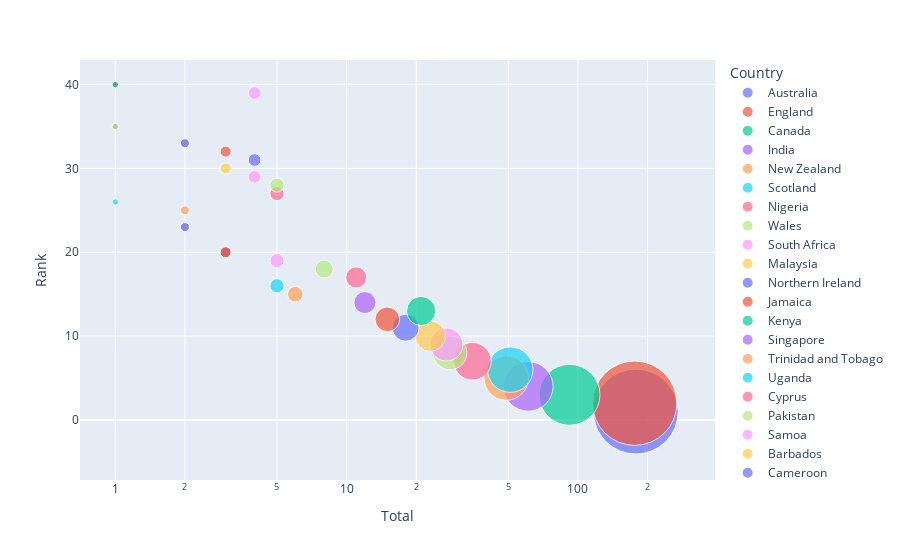

This figure's notebook cell:
### Code cell
fig = px.scatter(data_medal_tally_participation, x="Total", y="Rank", size="Total", color="Country",hover_name="Country", log_x=True, size_max=60)
fig.show()

### Figure 1 — Plotly figure (JSON) as saved in the notebook; plotly's stock layout.template omitted (floating-point values rounded to 4 significant figures)
{"data": [{"hovertemplate": "<b>%{hovertext}</b><br><br>Country=Australia<br>Total=%{marker.size}<br>Rank=%{y}<extra></extra>", "hovertext": ["Australia"], "legendgroup": "Australia", "marker": {"color": "#636efa", "size": [178], "sizemode": "area", "sizeref": 0.04944, "symbol": "circle"}, "mode": "markers", "name": "Australia", "orientation": "v", "showlegend": true, "type": "scatter", "x": [178], "xaxis": "x", "y": [1], "yaxis": "y"}, {"hovertemplate": "<b>%{hovertext}</b><br><br>Country=England<br>Total=%{marker.size}<br>Rank=%{y}<extra></extra>", "hovertext": ["England"], "legendgroup": "England", "marker": {"color": "#EF553B", "size": [176], "sizemode": "area", "sizeref": 0.04944, "symbol": "circle"}, "mode": "markers", "name": "England", "orientation": "v", "showlegend": true, "type": "scatter", "x": [176], "xaxis": "x", "y": [2], "yaxis": "y"}, {"hovertemplate": "<b>%{hovertext}</b><br><br>Country=Canada<br>Total=%{marker.size}<br>Rank=%{y}<extra></extra>", "hovertext": ["Canada"], "legendgroup": "Canada", "marker": {"color": "#00cc96", "size": [92], "sizemode": "area", "sizeref": 0.04944, "symbol": "circle"}, "mode": "markers", "name": "Canada", "orientation": "v", "showlegend": true, "type": "scatter", "x": [92], "xaxis": "x", "y": [3], "yaxis": "y"}, {"hovertemplate": "<b>%{hovertext}</b><br><br>Country=India<br>Total=%{marker.size}<br>Rank=%{y}<extra></extra>", "hovertext": ["India"], "legendgroup": "India", "marker": {"color": "#ab63fa", "size": [61], "sizemode": "area", "sizeref": 0.04944, "symbol": "circle"}, "mode": "markers", "name": "India", "orientation": "v", "showlegend": true, "type": "scatter", "x": [61], "xaxis": "x", "y": [4], "yaxis": "y"}, {"hovertemplate": "<b>%{hovertext}</b><br><br>Country=New Zealand<br>Total=%{marker.size}<br>Rank=%{y}<extra></extra>", "hovertext": ["New Zealand"], "legendgroup": "New Zealand", "marker": {"color": "#FFA15A", "size": [49], "sizemode": "area", "sizeref": 0.04944, "symbol": "circle"}, "mode": "markers", "name": "New Zealand", "orientation": "v", "showlegend": true, "type": "scatter", "x": [49], "xaxis": "x", "y": [5], "yaxis": "y"}, {"hovertemplate": "<b>%{hovertext}</b><br><br>Country=Scotland<br>Total=%{marker.size}<br>Rank=%{y}<extra></extra>", "hovertext": ["Scotland"], "legendgroup": "Scotland", "marker": {"color": "#19d3f3", "size": [51], "sizemode": "area", "sizeref": 0.04944, "symbol": "circle"}, "mode": "markers", "name": "Scotland", "orientation": "v", "showlegend": true, "type": "scatter", "x": [51], "xaxis": "x", "y": [6], "yaxis": "y"}, {"hovertemplate": "<b>%{hovertext}</b><br><br>Country=Nigeria<br>Total=%{marker.size}<br>Rank=%{y}<extra></extra>", "hovertext": ["Nigeria"], "legendgroup": "Nigeria", "marker": {"color": "#FF6692", "size": [35], "sizemode": "area", "sizeref": 0.04944, "symbol": "circle"}, "mode": "markers", "name": "Nigeria", "orientation": "v", "showlegend": true, "type": "scatter", "x": [35], "xaxis": "x", "y": [7], "yaxis": "y"}, {"hovertemplate": "<b>%{hovertext}</b><br><br>Country=Wales<br>Total=%{marker.size}<br>Rank=%{y}<extra></extra>", "hovertext": ["Wales"], "legendgroup": "Wales", "marker": {"color": "#B6E880", "size": [28], "sizemode": "area", "sizeref": 0.04944, "symbol": "circle"}, "mode": "markers", "name": "Wales", "orientation": "v", "showlegend": true, "type": "scatter", "x": [28], "xaxis": "x", "y": [8], "yaxis": "y"}, {"hovertemplate": "<b>%{hovertext}</b><br><br>Country=South Africa<br>Total=%{marker.size}<br>Rank=%{y}<extra></extra>", "hovertext": ["South Africa"], "legendgroup": "South Africa", "marker": {"color": "#FF97FF", "size": [27], "sizemode": "area", "sizeref": 0.04944, "symbol": "circle"}, "mode": "markers", "name": "South Africa", "orientation": "v", "showlegend": true, "type": "scatter", "x": [27], "xaxis": "x", "y": [9], "yaxis": "y"}, {"hovertemplate": "<b>%{hovertext}</b><br><br>Country=Malaysia<br>Total=%{marker.size}<br>Rank=%{y}<extra></extra>", "hovertext": ["Malaysia"], "legendgroup": "Malaysia", "marker": {"color": "#FECB52", "size": [23], "sizemode": "area", "sizeref": 0.04944, "symbol": "circle"}, "mode": "markers", "name": "Malaysia", "orientation": "v", "showlegend": true, "type": "scatter", "x": [23], "xaxis": "x", "y": [10], "yaxis": "y"}, {"hovertemplate": "<b>%{hovertext}</b><br><br>Country=Northern Ireland<br>Total=%{marker.size}<br>Rank=%{y}<extra></extra>", "hovertext": ["Northern Ireland"], "legendgroup": "Northern Ireland", "marker": {"color": "#636efa", "size": [18], "sizemode": "area", "sizeref": 0.04944, "symbol": "circle"}, "mode": "markers", "name": "Northern Ireland", "orientation": "v", "showlegend": true, "type": "scatter", "x": [18], "xaxis": "x", "y": [11], "yaxis": "y"}, {"hovertemplate": "<b>%{hovertext}</b><br><br>Country=Jamaica<br>Total=%{marker.size}<br>Rank=%{y}<extra></extra>", "hovertext": ["Jamaica"], "legendgroup": "Jamaica", "marker": {"color": "#EF553B", "size": [15], "sizemode": "area", "sizeref": 0.04944, "symbol": "circle"}, "mode": "markers", "name": "Jamaica", "orientation": "v", "showlegend": true, "type": "scatter", "x": [15], "xaxis": "x", "y": [12], "yaxis": "y"}, {"hovertemplate": "<b>%{hovertext}</b><br><br>Country=Kenya<br>Total=%{marker.size}<br>Rank=%{y}<extra></extra>", "hovertext": ["Kenya"], "legendgroup": "Kenya", "marker": {"color": "#00cc96", "size": [21], "sizemode": "area", "sizeref": 0.04944, "symbol": "circle"}, "mode": "markers", "name": "Kenya", "orientation": "v", "showlegend": true, "type": "scatter", "x": [21], "xaxis": "x", "y": [13], "yaxis": "y"}, {"hovertemplate": "<b>%{hovertext}</b><br><br>Country=Singapore<br>Total=%{marker.size}<br>Rank=%{y}<extra></extra>", "hovertext": ["Singapore"], "legendgroup": "Singapore", "marker": {"color": "#ab63fa", "size": [12], "sizemode": "area", "sizeref": 0.04944, "symbol": "circle"}, "mode": "markers", "name": "Singapore", "orientation": "v", "showlegend": true, "type": "scatter", "x": [12], "xaxis": "x", "y": [14], "yaxis": "y"}, {"hovertemplate": "<b>%{hovertext}</b><br><br>Country=Trinidad and Tobago<br>Total=%{marker.size}<br>Rank=%{y}<extra></extra>", "hovertext": ["Trinidad and Tobago"], "legendgroup": "Trinidad and Tobago", "marker": {"color": "#FFA15A", "size": [6], "sizemode": "area", "sizeref": 0.04944, "symbol": "circle"}, "mode": "markers", "name": "Trinidad and Tobago", "orientation": "v", "showlegend": true, "type": "scatter", "x": [6], "xaxis": "x", "y": [15], "yaxis": "y"}, {"hovertemplate": "<b>%{hovertext}</b><br><br>Country=Uganda<br>Total=%{marker.size}<br>Rank=%{y}<extra></extra>", "hovertext": ["Uganda"], "legendgroup": "Uganda", "marker": {"color": "#19d3f3", "size": [5], "sizemode": "area", "sizeref": 0.04944, "symbol": "circle"}, "mode": "markers", "name": "Uganda", "orientation": "v", "showlegend": true, "type": "scatter", "x": [5], "xaxis": "x", "y": [16], "yaxis": "y"}, {"hovertemplate": "<b>%{hovertext}</b><br><br>Country=Cyprus<br>Total=%{marker.size}<br>Rank=%{y}<extra></extra>", "hovertext": ["Cyprus"], "legendgroup": "Cyprus", "marker": {"color": "#FF6692", "size": [11], "sizemode": "area", "sizeref": 0.04944, "symbol": "circle"}, "mode": "markers", "name": "Cyprus", "orientation": "v", "showlegend": true, "type": "scatter", "x": [11], "xaxis": "x", "y": [17], "yaxis": "y"}, {"hovertemplate": "<b>%{hovertext}</b><br><br>Country=Pakistan<br>Total=%{marker.size}<br>Rank=%{y}<extra></extra>", "hovertext": ["Pakistan"], "legendgroup": "Pakistan", "marker": {"color": "#B6E880", "size": [8], "sizemode": "area", "sizeref": 0.04944, "symbol": "circle"}, "mode": "markers", "name": "Pakistan", "orientation": "v", "showlegend": true, "type": "scatter", "x": [8], "xaxis": "x", "y": [18], "yaxis": "y"}, {"hovertemplate": "<b>%{hovertext}</b><br><br>Country=Samoa<br>Total=%{marker.size}<br>Rank=%{y}<extra></extra>", "hovertext": ["Samoa"], "legendgroup": "Samoa", "marker": {"color": "#FF97FF", "size": [5], "sizemode": "area", "sizeref": 0.04944, "symbol": "circle"}, "mode": "markers", "name": "Samoa", "orientation": "v", "showlegend": true, "type": "scatter", "x": [5], "xaxis": "x", "y": [19], "yaxis": "y"}, {"hovertemplate": "<b>%{hovertext}</b><br><br>Country=Barbados<br>Total=%{marker.size}<br>Rank=%{y}<extra></extra>", "hovertext": ["Barbados"], "legendgroup": "Barbados", "marker": {"color": "#FECB52", "size": [3], "sizemode": "area", "sizeref": 0.04944, "symbol": "circle"}, "mode": "markers", "name": "Barbados", "orientation": "v", "showlegend": true, "type": "scatter", "x": [3], "xaxis": "x", "y": [20], "yaxis": "y"}, {"hovertemplate": "<b>%{hovertext}</b><br><br>Country=Cameroon<br>Total=%{marker.size}<br>Rank=%{y}<extra></extra>", "hovertext": ["Cameroon"], "legendgroup": "Cameroon", "marker": {"color": "#636efa", "size": [3], "sizemode": "area", "sizeref": 0.04944, "symbol": "circle"}, "mode": "markers", "name": "Cameroon", "orientation": "v", "showlegend": true, "type": "scatter", "x": [3], "xaxis": "x", "y": [20], "yaxis": "y"}, {"hovertemplate": "<b>%{hovertext}</b><br><br>Country=Zambia<br>Total=%{marker.size}<br>Rank=%{y}<extra></extra>", "hovertext": ["Zambia"], "legendgroup": "Zambia", "marker": {"color": "#EF553B", "size": [3], "sizemode": "area", "sizeref": 0.04944, "symbol": "circle"}, "mode": "markers", "name": "Zambia", "orientation": "v", "showlegend": true, "type": "scatter", "x": [3], "xaxis": "x", "y": [20], "yaxis": "y"}, {"hovertemplate": "<b>%{hovertext}</b><br><br>Country=Bahamas<br>Total=%{marker.size}<br>Rank=%{y}<extra></extra>", "hovertext": ["Bahamas"], "legendgroup": "Bahamas", "marker": {"color": "#00cc96", "size": [2], "sizemode": "area", "sizeref": 0.04944, "symbol": "circle"}, "mode": "markers", "name": "Bahamas", "orientation": "v", "showlegend": true, "type": "scatter", "x": [2], "xaxis": "x", "y": [23], "yaxis": "y"}, {"hovertemplate": "<b>%{hovertext}</b><br><br>Country=Grenada<br>Total=%{marker.size}<br>Rank=%{y}<extra></extra>", "hovertext": ["Grenada"], "legendgroup": "Grenada", "marker": {"color": "#ab63fa", "size": [2], "sizemode": "area", "sizeref": 0.04944, "symbol": "circle"}, "mode": "markers", "name": "Grenada", "orientation": "v", "showlegend": true, "type": "scatter", "x": [2], "xaxis": "x", "y": [23], "yaxis": "y"}, {"hovertemplate": "<b>%{hovertext}</b><br><br>Country=Bermuda<br>Total=%{marker.size}<br>Rank=%{y}<extra></extra>", "hovertext": ["Bermuda"], "legendgroup": "Bermuda", "marker": {"color": "#FFA15A", "size": [2], "sizemode": "area", "sizeref": 0.04944, "symbol": "circle"}, "mode": "markers", "name": "Bermuda", "orientation": "v", "showlegend": true, "type": "scatter", "x": [2], "xaxis": "x", "y": [25], "yaxis": "y"}, {"hovertemplate": "<b>%{hovertext}</b><br><br>Country=British Virgin Islands<br>Total=%{marker.size}<br>Rank=%{y}<extra></extra>", "hovertext": ["British Virgin Islands"], "legendgroup": "British Virgin Islands", "marker": {"color": "#19d3f3", "size": [1], "sizemode": "area", "sizeref": 0.04944, "symbol": "circle"}, "mode": "markers", "name": "British Virgin Islands", "orientation": "v", "showlegend": true, "type": "scatter", "x": [1], "xaxis": "x", "y": [26], "yaxis": "y"}, {"hovertemplate": "<b>%{hovertext}</b><br><br>Country=Mauritius<br>Total=%{marker.size}<br>Rank=%{y}<extra></extra>", "hovertext": ["Mauritius"], "legendgroup": "Mauritius", "marker": {"color": "#FF6692", "size": [5], "sizemode": "area", "sizeref": 0.04944, "symbol": "circle"}, "mode": "markers", "name": "Mauritius", "orientation": "v", "showlegend": true, "type": "scatter", "x": [5], "xaxis": "x", "y": [27], "yaxis": "y"}, {"hovertemplate": "<b>%{hovertext}</b><br><br>Country=Ghana<br>Total=%{marker.size}<br>Rank=%{y}<extra></extra>", "hovertext": ["Ghana"], "legendgroup": "Ghana", "marker": {"color": "#B6E880", "size": [5], "sizemode": "area", "sizeref": 0.04944, "symbol": "circle"}, "mode": "markers", "name": "Ghana", "orientation": "v", "showlegend": true, "type": "scatter", "x": [5], "xaxis": "x", "y": [28], "yaxis": "y"}, {"hovertemplate": "<b>%{hovertext}</b><br><br>Country=Fiji<br>Total=%{marker.size}<br>Rank=%{y}<extra></extra>", "hovertext": ["Fiji"], "legendgroup": "Fiji", "marker": {"color": "#FF97FF", "size": [4], "sizemode": "area", "sizeref": 0.04944, "symbol": "circle"}, "mode": "markers", "name": "Fiji", "orientation": "v", "showlegend": true, "type": "scatter", "x": [4], "xaxis": "x", "y": [29], "yaxis": "y"}, {"hovertemplate": "<b>%{hovertext}</b><br><br>Country=Mozambique<br>Total=%{marker.size}<br>Rank=%{y}<extra></extra>", "hovertext": ["Mozambique"], "legendgroup": "Mozambique", "marker": {"color": "#FECB52", "size": [3], "sizemode": "area", "sizeref": 0.04944, "symbol": "circle"}, "mode": "markers", "name": "Mozambique", "orientation": "v", "showlegend": true, "type": "scatter", "x": [3], "xaxis": "x", "y": [30], "yaxis": "y"}, {"hovertemplate": "<b>%{hovertext}</b><br><br>Country=Sri Lanka<br>Total=%{marker.size}<br>Rank=%{y}<extra></extra>", "hovertext": ["Sri Lanka"], "legendgroup": "Sri Lanka", "marker": {"color": "#636efa", "size": [4], "sizemode": "area", "sizeref": 0.04944, "symbol": "circle"}, "mode": "markers", "name": "Sri Lanka", "orientation": "v", "showlegend": true, "type": "scatter", "x": [4], "xaxis": "x", "y": [31], "yaxis": "y"}, {"hovertemplate": "<b>%{hovertext}</b><br><br>Country=Tanzania<br>Total=%{marker.size}<br>Rank=%{y}<extra></extra>", "hovertext": ["Tanzania"], "legendgroup": "Tanzania", "marker": {"color": "#EF553B", "size": [3], "sizemode": "area", "sizeref": 0.04944, "symbol": "circle"}, "mode": "markers", "name": "Tanzania", "orientation": "v", "showlegend": true, "type": "scatter", "x": [3], "xaxis": "x", "y": [32], "yaxis": "y"}, {"hovertemplate": "<b>%{hovertext}</b><br><br>Country=Botswana<br>Total=%{marker.size}<br>Rank=%{y}<extra></extra>", "hovertext": ["Botswana"], "legendgroup": "Botswana", "marker": {"color": "#00cc96", "size": [2], "sizemode": "area", "sizeref": 0.04944, "symbol": "circle"}, "mode": "markers", "name": "Botswana", "orientation": "v", "showlegend": true, "type": "scatter", "x": [2], "xaxis": "x", "y": [33], "yaxis": "y"}, {"hovertemplate": "<b>%{hovertext}</b><br><br>Country=Guernsey<br>Total=%{marker.size}<br>Rank=%{y}<extra></extra>", "hovertext": ["Guernsey"], "legendgroup": "Guernsey", "marker": {"color": "#ab63fa", "size": [2], "sizemode": "area", "sizeref": 0.04944, "symbol": "circle"}, "mode": "markers", "name": "Guernsey", "orientation": "v", "showlegend": true, "type": "scatter", "x": [2], "xaxis": "x", "y": [33], "yaxis": "y"}, {"hovertemplate": "<b>%{hovertext}</b><br><br>Country=Dominica<br>Total=%{marker.size}<br>Rank=%{y}<extra></extra>", "hovertext": ["Dominica"], "legendgroup": "Dominica", "marker": {"color": "#FFA15A", "size": [1], "sizemode": "area", "sizeref": 0.04944, "symbol": "circle"}, "mode": "markers", "name": "Dominica", "orientation": "v", "showlegend": true, "type": "scatter", "x": [1], "xaxis": "x", "y": [35], "yaxis": "y"}, {"hovertemplate": "<b>%{hovertext}</b><br><br>Country=Papua New Guinea<br>Total=%{marker.size}<br>Rank=%{y}<extra></extra>", "hovertext": ["Papua New Guinea"], "legendgroup": "Papua New Guinea", "marker": {"color": "#19d3f3", "size": [1], "sizemode": "area", "sizeref": 0.04944, "symbol": "circle"}, "mode": "markers", "name": "Papua New Guinea", "orientation": "v", "showlegend": true, "type": "scatter", "x": [1], "xaxis": "x", "y": [35], "yaxis": "y"}, {"hovertemplate": "<b>%{hovertext}</b><br><br>Country=Saint Lucia<br>Total=%{marker.size}<br>Rank=%{y}<extra></extra>", "hovertext": ["Saint Lucia"], "legendgroup": "Saint Lucia", "marker": {"color": "#FF6692", "size": [1], "sizemode": "area", "sizeref": 0.04944, "symbol": "circle"}, "mode": "markers", "name": "Saint Lucia", "orientation": "v", "showlegend": true, "type": "scatter", "x": [1], "xaxis": "x", "y": [35], "yaxis": "y"}, {"hovertemplate": "<b>%{hovertext}</b><br><br>Country=The Gambia<br>Total=%{marker.size}<br>Rank=%{y}<extra></extra>", "hovertext": ["The Gambia"], "legendgroup": "The Gambia", "marker": {"color": "#B6E880", "size": [1], "sizemode": "area", "sizeref": 0.04944, "symbol": "circle"}, "mode": "markers", "name": "The Gambia", "orientation": "v", "showlegend": true, "type": "scatter", "x": [1], "xaxis": "x", "y": [35], "yaxis": "y"}, {"hovertemplate": "<b>%{hovertext}</b><br><br>Country=Namibia<br>Total=%{marker.size}<br>Rank=%{y}<extra></extra>", "hovertext": ["Namibia"], "legendgroup": "Namibia", "marker": {"color": "#FF97FF", "size": [4], "sizemode": "area", "sizeref": 0.04944, "symbol": "circle"}, "mode": "markers", "name": "Namibia", "orientation": "v", "showlegend": true, "type": "scatter", "x": [4], "xaxis": "x", "y": [39], "yaxis": "y"}, {"hovertemplate": "<b>%{hovertext}</b><br><br>Country=Malta<br>Total=%{marker.size}<br>Rank=%{y}<extra></extra>", "hovertext": ["Malta"], "legendgroup": "Malta", "marker": {"color": "#FECB52", "size": [1], "sizemode": "area", "sizeref": 0.04944, "symbol": "circle"}, "mode": "markers", "name": "Malta", "orientation": "v", "showlegend": true, "type": "scatter", "x": [1], "xaxis": "x", "y": [40], "yaxis": "y"}, {"hovertemplate": "<b>%{hovertext}</b><br><br>Country=Nauru<br>Total=%{marker.size}<br>Rank=%{y}<extra></extra>", "hovertext": ["Nauru"], "legendgroup": "Nauru", "marker": {"color": "#636efa", "size": [1], "sizemode": "area", "sizeref": 0.04944, "symbol": "circle"}, "mode": "markers", "name": "Nauru", "orientation": "v", "showlegend": true, "type": "scatter", "x": [1], "xaxis": "x", "y": [40], "yaxis": "y"}, {"hovertemplate": "<b>%{hovertext}</b><br><br>Country=Niue<br>Total=%{marker.size}<br>Rank=%{y}<extra></extra>", "hovertext": ["Niue"], "legendgroup": "Niue", "marker": {"color": "#EF553B", "size": [1], "sizemode": "area", "sizeref": 0.04944, "symbol": "circle"}, "mode": "markers", "name": "Niue", "orientation": "v", "showlegend": true, "type": "scatter", "x": [1], "xaxis": "x", "y": [40], "yaxis": "y"}, {"hovertemplate": "<b>%{hovertext}</b><br><br>Country=Vanuatu<br>Total=%{marker.size}<br>Rank=%{y}<extra></extra>", "hovertext": ["Vanuatu"], "legendgroup": "Vanuatu", "marker": {"color": "#00cc96", "size": [1], "sizemode": "area", "sizeref": 0.04944, "symbol": "circle"}, "mode": "markers", "name": "Vanuatu", "orientation": "v", "showlegend": true, "type": "scatter", "x": [1], "xaxis": "x", "y": [40], "yaxis": "y"}], "layout": {"legend": {"itemsizing": "constant", "title": {"text": "Country"}, "tracegroupgap": 0}, "margin": {"t": 60}, "xaxis": {"anchor": "y", "domain": [0, 1], "title": {"text": "Total"}, "type": "log"}, "yaxis": {"anchor": "x", "domain": [0, 1], "title": {"text": "Rank"}}}}
